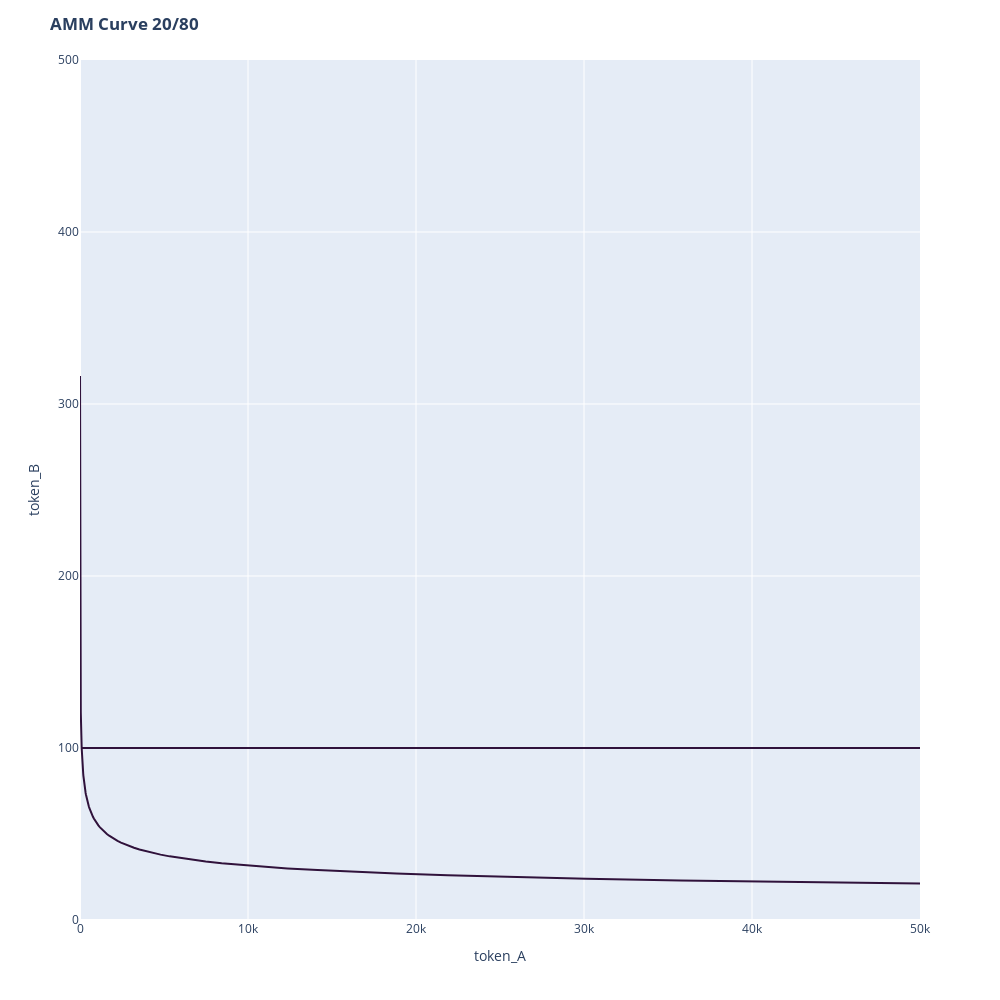

The notebook cell saved with this chart:
### Markdown cell above
# Q2.3:
Create a graph showing the new AMM Curve in Q2.2  
Compare to the graph in Q1.4 - how does a change in weights change the graph?

### Code cell
a_bal = 100 # initial balance
b_bal = 100 # initial balance
a_weight = 0.2 #define weight
b_weight = 0.8 #define weight
s_f = 0.0 #swap fee
inv = (a_bal**a_weight)*(b_bal**b_weight) #calculate invariant
a_vals = pd.Series(range(1,101))
b_vals = pd.Series(range(1,101))

#create dataframe with based on a_vals
buy_A2 = pd.DataFrame(a_vals, columns=['token_A'])
buy_A2['invariant'] = inv #value required to calculate token B value
#create values for plot, add Y_balances according to current invariant
buy_A2['token_B'] = (buy_A2.invariant/(buy_A2.token_A**a_weight))**(1/b_weight)# calculate corresponding y_vals according to invariant


#create dataframe with based on b_vals
buy_B2 = pd.DataFrame(b_vals, columns=['token_B'])
buy_B2['invariant'] = inv #value required to calculate token B value

#create values for plot, add a_balances according to current invariant
buy_B2['token_A'] = (buy_B2.invariant/(buy_B2.token_B**b_weight))**(1/a_weight)# calculate corresponding y_vals according to invariant



#plot curves with all 
buy_A2 = buy_A2.drop(columns=['invariant'])
buy_B2 = buy_B2.drop(columns=['invariant'])
curve = pd.concat([buy_A2, buy_B2], axis=0, ignore_index=True)
fig = px.line(curve, x="token_A", y="token_B", color_discrete_sequence=px.colors.sequential.Turbo)
fig.update_xaxes(range=[0, 50000])
fig.update_yaxes(range=[0, 500])
fig.update_layout(height=1000, width=1000, title_text='<b>AMM Curve 20/80</b>')

fig.show()

### Figure 1 — Plotly figure (JSON) as saved in the notebook; plotly's stock layout.template omitted (floating-point values rounded to 4 significant figures; data arrays with more than 128 entries replaced by an {"elided": "..."} marker saying what was removed)
{"data": [{"hovertemplate": "token_A=%{x}<br>token_B=%{y}<extra></extra>", "legendgroup": "", "line": {"color": "#30123b", "dash": "solid"}, "mode": "lines", "name": "", "orientation": "v", "showlegend": false, "type": "scatter", "x": {"elided": "200 float values"}, "xaxis": "x", "y": {"elided": "200 float values"}, "yaxis": "y"}], "layout": {"height": 1000, "legend": {"tracegroupgap": 0}, "margin": {"t": 60}, "title": {"text": "<b>AMM Curve 20/80</b>"}, "width": 1000, "xaxis": {"anchor": "y", "domain": [0, 1], "range": [0, 50000], "title": {"text": "token_A"}}, "yaxis": {"anchor": "x", "domain": [0, 1], "range": [0, 500], "title": {"text": "token_B"}}}}
